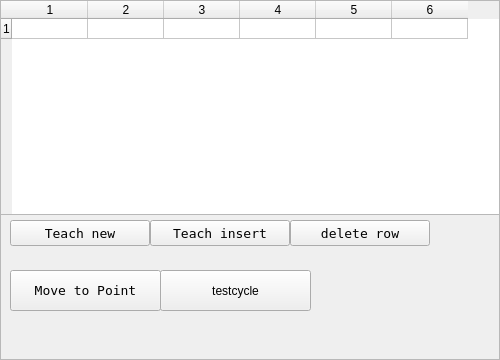
<?xml version="1.0" encoding="UTF-8"?>
<ui version="4.0">
 <class>Frame</class>
 <widget class="QFrame" name="Frame">
  <property name="geometry">
   <rect>
    <x>0</x>
    <y>0</y>
    <width>500</width>
    <height>360</height>
   </rect>
  </property>
  <property name="windowTitle">
   <string>Frame</string>
  </property>
  <property name="frameShape">
   <enum>QFrame::StyledPanel</enum>
  </property>
  <property name="frameShadow">
   <enum>QFrame::Raised</enum>
  </property>
  <widget class="QTableWidget" name="tableWidget_points">
   <property name="geometry">
    <rect>
     <x>0</x>
     <y>0</y>
     <width>500</width>
     <height>215</height>
    </rect>
   </property>
   <property name="frameShadow">
    <enum>QFrame::Sunken</enum>
   </property>
   <property name="gridStyle">
    <enum>Qt::SolidLine</enum>
   </property>
   <property name="cornerButtonEnabled">
    <bool>true</bool>
   </property>
   <property name="rowCount">
    <number>1</number>
   </property>
   <property name="columnCount">
    <number>6</number>
   </property>
   <attribute name="horizontalHeaderCascadingSectionResizes">
    <bool>false</bool>
   </attribute>
   <attribute name="horizontalHeaderDefaultSectionSize">
    <number>76</number>
   </attribute>
   <attribute name="verticalHeaderDefaultSectionSize">
    <number>20</number>
   </attribute>
   <row/>
   <column/>
   <column/>
   <column/>
   <column/>
   <column/>
   <column/>
  </widget>
  <widget class="QPushButton" name="pushButton_teachNew">
   <property name="geometry">
    <rect>
     <x>10</x>
     <y>220</y>
     <width>140</width>
     <height>26</height>
    </rect>
   </property>
   <property name="font">
    <font>
     <family>DejaVu Sans Mono</family>
     <pointsize>10</pointsize>
    </font>
   </property>
   <property name="text">
    <string>Teach new</string>
   </property>
  </widget>
  <widget class="QPushButton" name="pushButton_teachInsert">
   <property name="geometry">
    <rect>
     <x>150</x>
     <y>220</y>
     <width>140</width>
     <height>26</height>
    </rect>
   </property>
   <property name="font">
    <font>
     <family>DejaVu Sans Mono</family>
     <pointsize>10</pointsize>
    </font>
   </property>
   <property name="text">
    <string>Teach insert</string>
   </property>
  </widget>
  <widget class="QPushButton" name="pushButton_deleteRow">
   <property name="geometry">
    <rect>
     <x>290</x>
     <y>220</y>
     <width>140</width>
     <height>26</height>
    </rect>
   </property>
   <property name="font">
    <font>
     <family>DejaVu Sans Mono</family>
     <pointsize>10</pointsize>
    </font>
   </property>
   <property name="text">
    <string>delete row</string>
   </property>
  </widget>
  <widget class="QPushButton" name="pushButton_moveTo">
   <property name="geometry">
    <rect>
     <x>10</x>
     <y>270</y>
     <width>151</width>
     <height>41</height>
    </rect>
   </property>
   <property name="font">
    <font>
     <family>DejaVu Sans Mono</family>
     <pointsize>10</pointsize>
    </font>
   </property>
   <property name="text">
    <string>Move to Point</string>
   </property>
  </widget>
  <widget class="QPushButton" name="pushButton_testcycle">
   <property name="geometry">
    <rect>
     <x>160</x>
     <y>270</y>
     <width>151</width>
     <height>41</height>
    </rect>
   </property>
   <property name="text">
    <string>testcycle</string>
   </property>
   <property name="shortcut">
    <string>Space</string>
   </property>
  </widget>
 </widget>
 <resources/>
 <connections/>
</ui>
